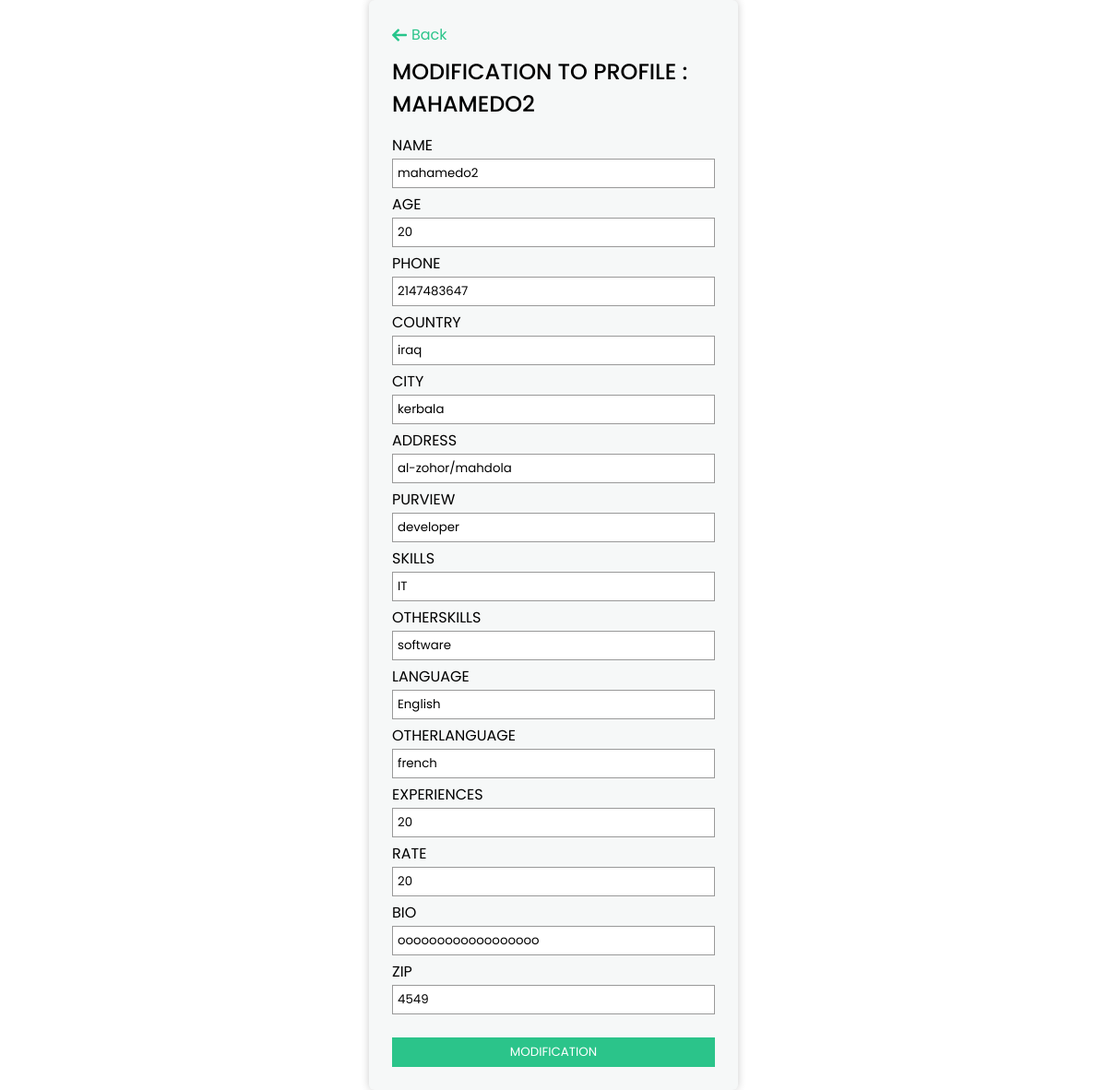
Page /profile_modification.php?id=39 on the committed database.
### tables this page shows
CREATE TABLE `profile_tb` (
  `id` int(11) NOT NULL,
  `namee` varchar(45) DEFAULT NULL,
  `purview` varchar(45) DEFAULT NULL,
  `age` int(11) DEFAULT NULL,
  `country` varchar(45) DEFAULT NULL,
  `city` varchar(45) DEFAULT NULL,
  `addresss` varchar(45) DEFAULT NULL,
  `zip` int(11) DEFAULT NULL,
  `languagee` varchar(45) DEFAULT NULL,
  `otherlanguage` varchar(50) DEFAULT NULL,
  `skills` varchar(45) DEFAULT NULL,
  `otherskills` varchar(45) DEFAULT NULL,
  `experiences` int(11) DEFAULT NULL,
  `rate` int(11) DEFAULT NULL,
  `bio` varchar(45) DEFAULT NULL,
  `phone` int(11) DEFAULT NULL,
  `freelancer_id` int(11) DEFAULT NULL
);

### profile_modification.php (the view, shortened to what this page needs)
<!DOCTYPE html>
<html lang="en">
<head>
    <link rel="stylesheet" href="style.css">
</head>
<body>
<?php
include_once "config.php";
$id = $_GET['id'];
$sql = mysqli_query($conn , "SELECT * FROM profile_tb WHERE id = $id");
$row = mysqli_fetch_assoc($sql);
?>
<div class="form">
    <a href="profile.php" class="back_btn"><img src="images/back.png"> Back</a>
    <h2>modification to profile : <br> <?=$row['namee']?></h2>
    <form action="" method="POST">
        <label>Name</label>
        <input type="text" name="namee" value="<?=$row['namee']?>">
        <label>age</label>
        <input type="number" name="age" value="<?=$row['age']?>">
        <label>phone</label>
        <input type="text" name="phone" value="<?=$row['phone']?>">
        <label>country</label>
        <input type="text" name="country" value="<?=$row['country']?>">
        <label>city</label>
        <input type="text" name="city" value="<?=$row['city']?>">
        <label>address</label>
        <input type="text" name="addresss" value="<?=$row['addresss']?>">
        <label>purview</label>
        <input type="text" name="purview" value="<?=$row['purview']?>">
        <label>skills</label>
        <input type="text" name="skills" value="<?=$row['skills']?>">
        <label>otherskills</label>
        <input type="text" name="otherskills" value="<?=$row['otherskills']?>">
        <label>language</label>
        <input type="text" name="languagee" value="<?=$row['languagee']?>">
        <label>otherlanguage</label>
        <input type="text" name="otherlanguage" value="<?=$row['otherlanguage']?>">
        <label>experiences</label>
        <input type="number" name="experiences" value="<?=$row['experiences']?>">
        <label>rate</label>
        <input type="number" name="rate" value="<?=$row['rate']?>">
        <label>bio</label>
        <input type="text" name="bio" value="<?=$row['bio']?>">
        <label>zip</label>
        <input type="number" name="zip" value="<?=$row['zip']?>">
        <input type="submit" value="modification" name="button">
    </form>
</div>
</body>
</html>

### style.css (style rules this page uses)
* { margin: 0; padding: 0; box-sizing: border-box; font-family: 'Poppins', sans-serif; }
body { display: flex; align-items: center; justify-content: center; min-height: 100vh; position: relative; }
img { height: 25px; }
.form { background-color: #f6f8f8; padding: 25px; box-shadow: 0 0 10px rgba(0,0,0,0.2); border-radius: 6px; }
.form form { display: flex; width: 350px; flex-direction: column; }
.back_btn { color: #2bc48a; text-decoration: 0; display: flex; align-items: center; }
.back_btn img { height: 16px; margin-right:5px ; }
h2 { margin: 10px 0; font-weight: 500; text-transform: uppercase; }
label { margin-top: 5px; text-transform: uppercase; }
input { padding: 5px; border: 1px solid #999; outline: 0; margin-top: 2px; }
input[type="submit"] { margin-top: 25px; background-color: #2bc48a; border: 1px solid #2bc48a; cursor: pointer; color: #fff; text-transform: uppercase; }

### rows in the picture
profile_tb: namee "MAHAMEDO2", namee "mahamedo2", age "20", phone "2147483647", country "iraq", city "kerbala", addresss "al-zohor/mahdola", purview "developer", skills "IT", otherskills "software", languagee "English", otherlanguage "french", experiences "20", rate "20", bio "oooooooooooooooooo", zip "4549"
